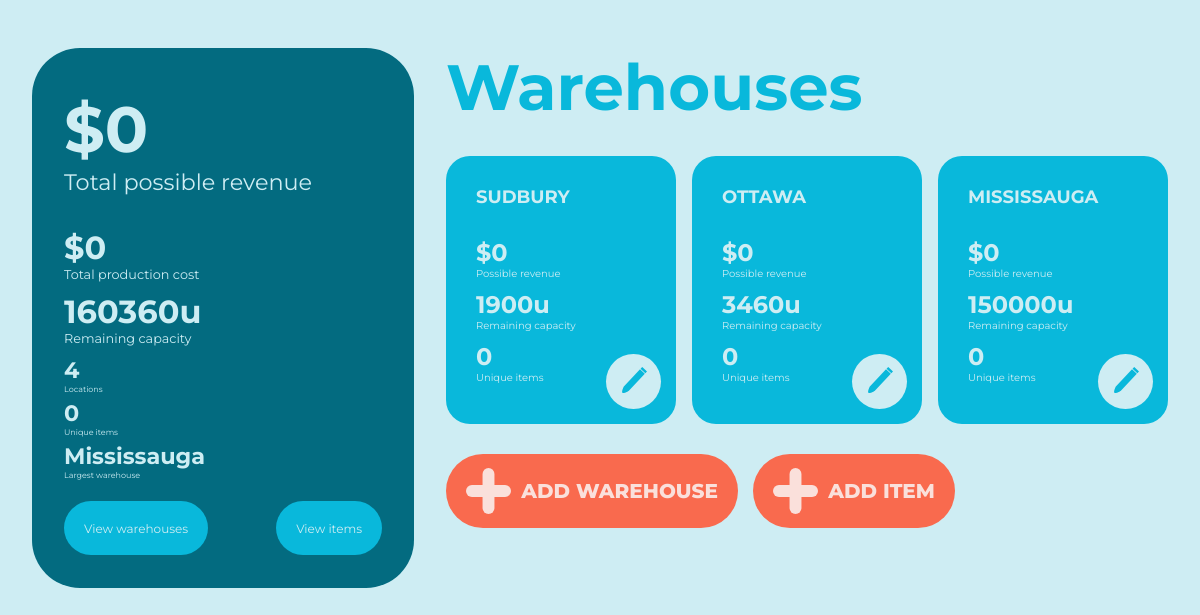
Page /home on the earlier database version.
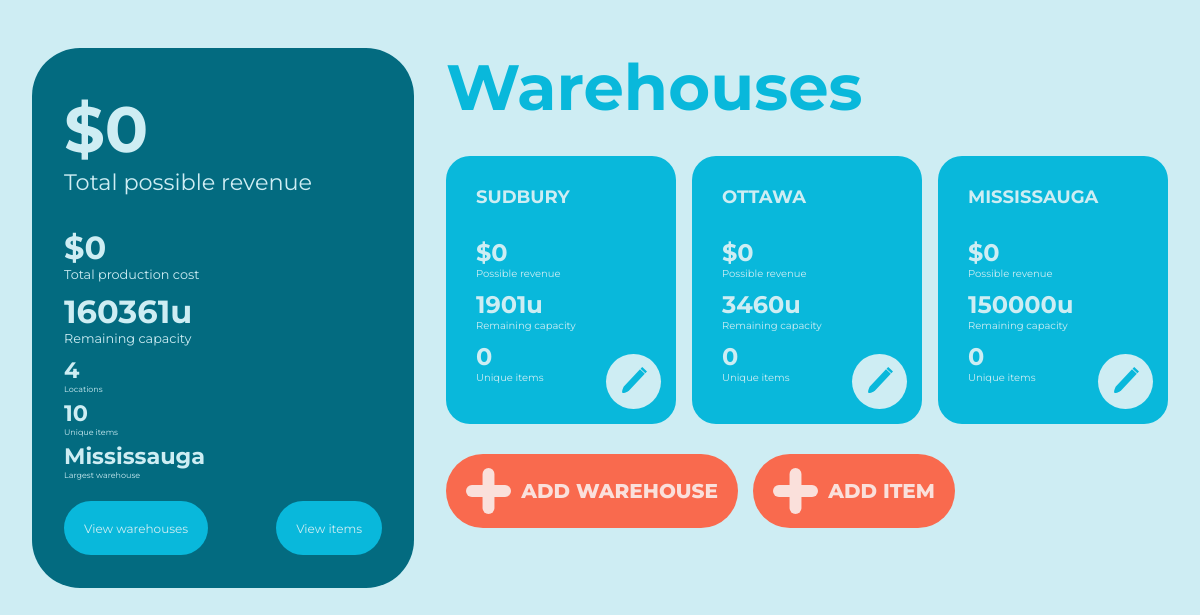
Same page on the later database version.
### wms/models.py (models this page shows, shortened)
class Warehouse(db.Model):
    _id = db.Column(db.Integer, primary_key=True)
    name = db.Column(db.String(14), unique=True, nullable=False)
    capacity = db.Column(db.Integer, nullable=False)
    items = db.relationship("Item", backref="home_warehouse", lazy=True)
    @hybrid_property
    def remaining_capacity(self):
        capacityUsed = 0
        for item in self.items:
            capacityUsed += item.quantity * ItemTemplate.query.filter_by(_id=item.item_template_id).size
        return self.capacity - capacityUsed
    @hybrid_property
    def possible_revenue(self):
        revenue = 0
        for item in self.items:
            item_temp = ItemTemplate.query.filter_by(_id=item.item_template_id)
            revenue += item.quantity * (item_temp.price - item_temp.cost)
        return revenue
    @hybrid_property
    def total_production_cost(self):
        total_production_cost = 0
        for item in self.items:
            total_production_cost += item.quantity * ItemTemplate.query.filter_by(_id=item.item_template_id).cost
        return total_production_cost

### wms/routes.py (the view, shortened to what this page needs)
@app.route("/", methods=["GET", "POST"])
@app.route("/home", methods=["GET", "POST"])
def home():
    warehouseForm = WarehouseForm()
    itemForm = ItemForm()
    warehouseList = Warehouse.query.all()
    try:
        largest = warehouseList[0]
        for warehouse in warehouseList:
            if warehouse.capacity > largest.capacity:
                largest = warehouse
        largest = largest.name
    except IndexError:
        largest = "No data"
    productionCost = 0
    remainingCapacity = 0
    possibleRevenue = 0
    for warehouse in warehouseList:
        productionCost += warehouse.total_production_cost
        remainingCapacity += warehouse.remaining_capacity
        possibleRevenue += warehouse.possible_revenue
    if warehouseForm.validate_on_submit():
        flash(f'Warehouse "{warehouseForm.name.data}" created.')
        db.session.add(Warehouse(name=warehouseForm.name.data.title(),
                                 capacity=warehouseForm.capacity.data))
        db.session.commit()
        return redirect(url_for('home'))
    return render_template('home.html',
                           warehouseForm=warehouseForm,
                           itemForm=itemForm,
                           warehouseList=warehouseList,
                           possibleRevenue=possibleRevenue,
                           productionCost=productionCost,
                           remainingCapacity=remainingCapacity,
                           largestWarehouse=largest,
                           uniqueItems=len(ItemTemplate.query.all()))

### wms/templates/home.html (shortened to what this page needs)
<!DOCTYPE html>
{% extends "base.html" %}
{% block content %}
<link rel="stylesheet" href="static/home.css">
<div class="stats-card">
    <h1>${{possibleRevenue}}</h1>
    <p>Total possible revenue</p>
    <div class="main-stats">
        <h1>${{productionCost}}</h1>
        <p>Total production cost</p>
        <h1>{{remainingCapacity}}u</h1>
        <p>Remaining capacity</p>
    </div>
    <div class="small-stats">
        <h1>{{warehouseList|length}}</h1>
        <p>Locations</p>
        <h1>{{uniqueItems}}</h1>
        <p>Unique items</p>
        <h1>{{largestWarehouse}}</h1>
        <p>Largest warehouse</p>
    </div>
    <div class="buttons">
        <a href="{{url_for('warehouses')}}" class="view-button">View warehouses</a>
        <a href="{{url_for('items')}}" class="view-button">View items</a>
    </div>
</div>
<div class="warehouses-preview">
    <h1>Warehouses</h1>
    <div class="warehouse-carousel">
        <ul>
            {% for warehouse in warehouseList[0:3] %}
                <li>
                    <div class="warehouse-card">
                        <h1>{{warehouse.name}}</h1>
                        <h2>${{warehouse.possible_revenue}}</h2>
                        <p>Possible revenue</p>
                        <h2>{{warehouse.remaining_capacity}}u</h2>
                        <p>Remaining capacity</p>
                        <h2>{{warehouse.items|length}}</h2>
                        <p>Unique items</p>
                        <button class="edit-button">
                            <img src="static/edit-button.svg" alt="Edit button">
                        </button>
                    </div>
                </li>
            {% endfor %}
        </ul>
    </div>
    <div class="add-button-section">
        <button class="add-button" id="add-warehouse">
            <img src="static/+.svg" alt="">
            <p>Add warehouse</p>
        </button>
        <button class="add-button" id="add-item">
            <img src="static/+.svg" alt="">
            <p>Add item</p>
        </button>
    </div>
</div>
{% endblock content %}

Differences in the rows shown:
changed Warehouse "SUDBURY": remaining_capacity "1900" → "1901"
Other differences:
{{ remainingCapacity }}: "160360" → "160361"
{{ uniqueItems }}: "0" → "10"
